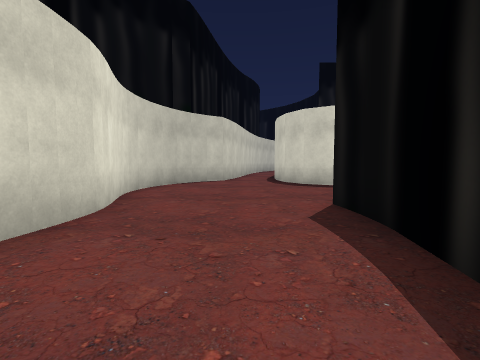
View 1 (above)

17 first-person views from a walk through a 3-D level made in the Unity game engine. The camera is 1.5 m above the floor, tilts 4° down and sees 85° across. The floor is counted in squares, 2 m on a side. Each view is taken from the middle of a square. On the plan, view 1 faces up. The plan holds only what a view shows up to about 9 squares ahead; the rest is blank. The place goes on beyond the plan. Some surface patterns are stand-ins.

View 2
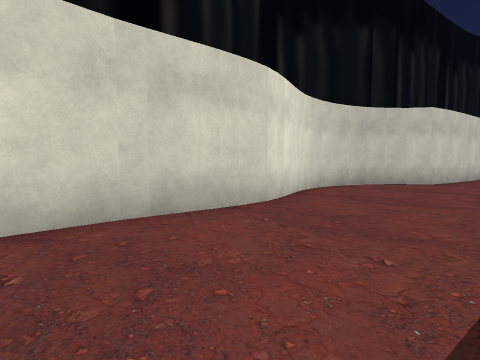

View 3
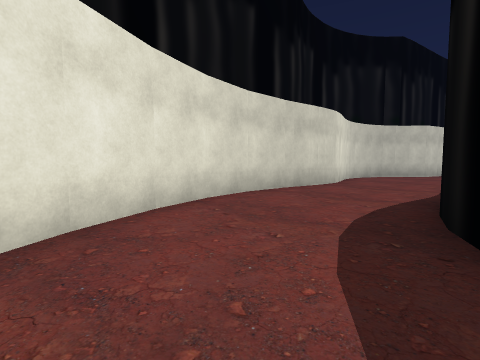

View 4
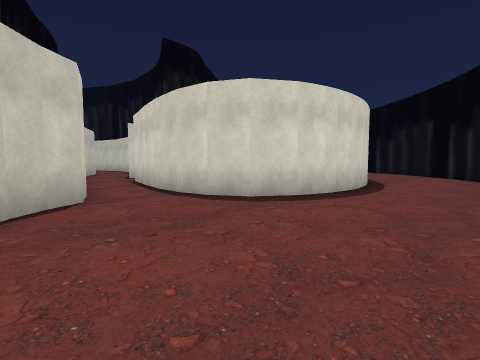

View 5
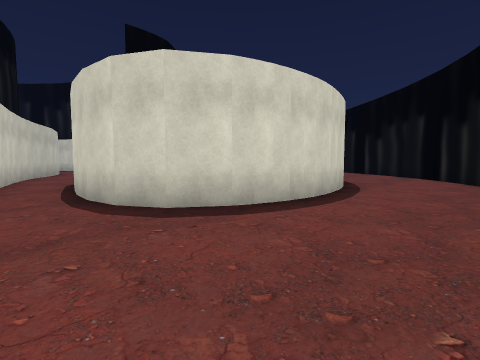

View 6
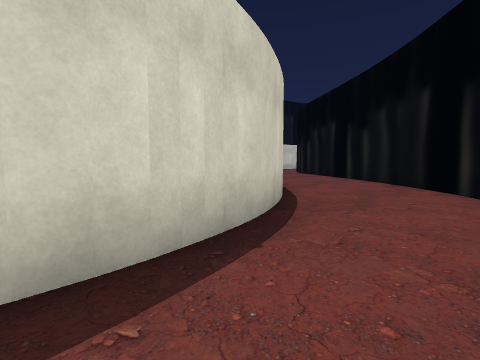

View 7
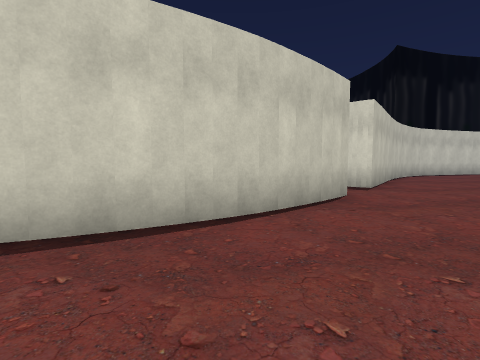

View 8
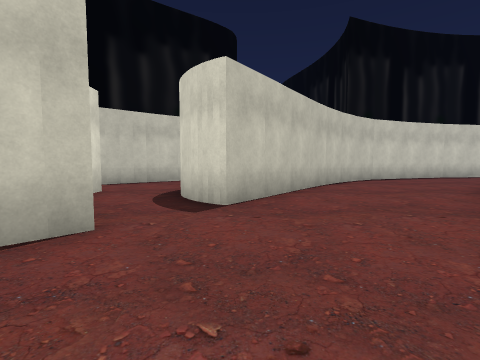

View 9
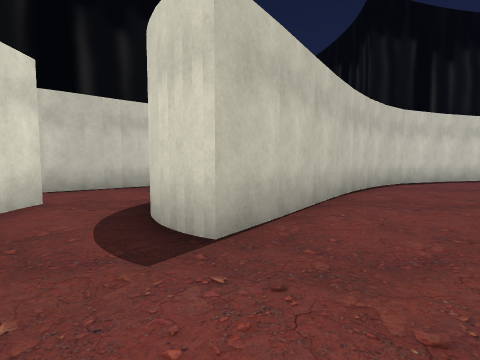

View 10
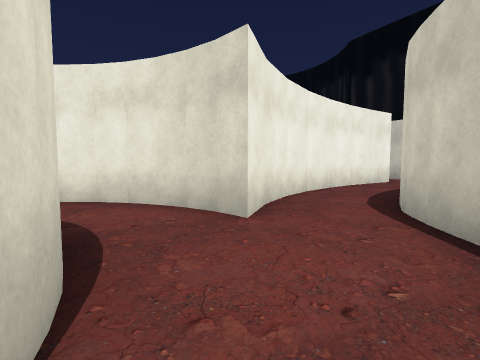

View 11
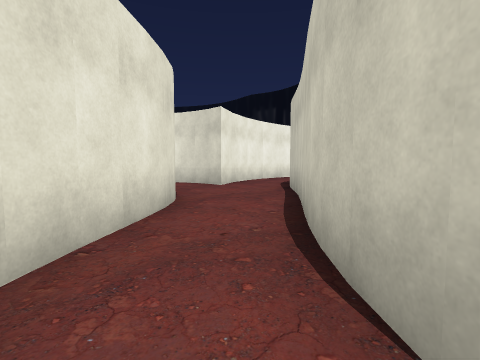

View 12
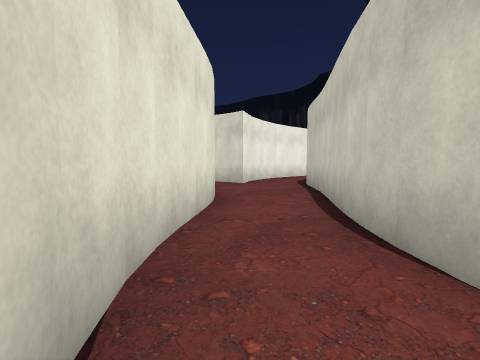

View 13
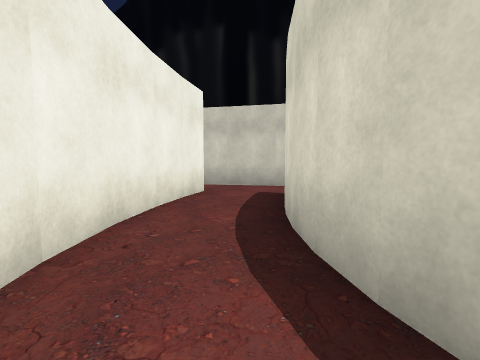

View 14
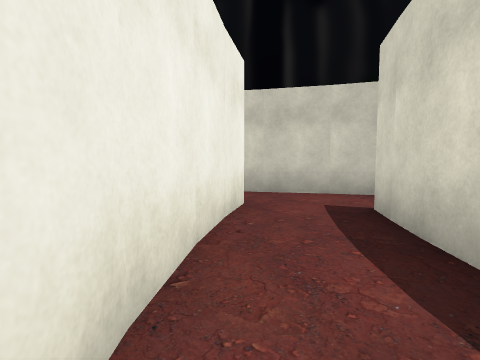

View 15
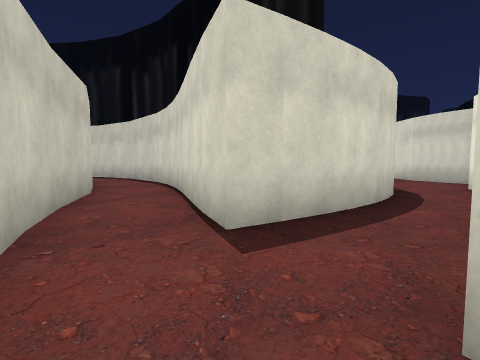

View 16
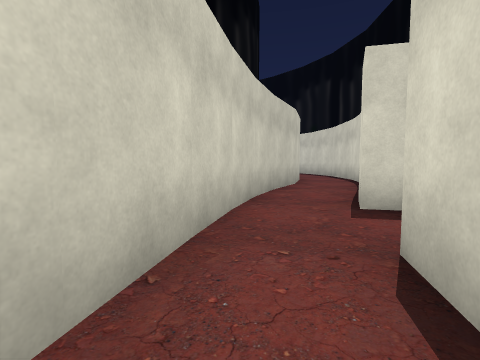

View 17
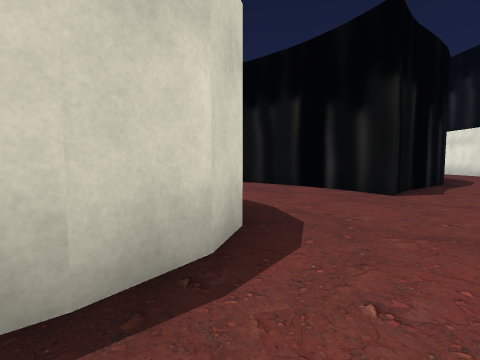

### Floor plan
Ten units are one square. View 1 is at (0, 0); x grows to the right and y downward. Boxes are objects, and circles mark ways between rooms. Rooms are numbered by the first view taken in them; rooms with no view inside come last. Other rooms are left out.
<svg viewBox="-32 -224 226 278">
<path fill="none" stroke="#000" d="M72 -81 58 -79M60 -79 44 -78 31 -82 21 -88 16 -97 15 -108M48 -78 41 -79M91 -89 77 -83 71 -81M49 -39 55 -40M100 -95 89 -89M44 -40 50 -39M107 -55 116 -60M115 -59 127 -67M107 -101 99 -95M24 -43 37 -40M17 -41 16 -46 26 -42M135 -74 149 -88M15 -106 16 -119M17 -28 17 -33M122 -116 109 -103 106 -100M114 -127 120 -122M15 -118 23 -151M125 -118 122 -114M110 -133 115 -127M-3 -115 -7 -105 -13 -100M13 -4 16 -20M-12 -100 -18 -94M-17 -96 -22 -89M14 3 14 -4M131 -140 128 -145M-21 -90 -25 -83M-24 -84 -26 -77M-23 -47 -21 -38M-26 -78 -27 -70M-25 -54 -24 -49M-27 -71 -27 -64M-22 -39 -21 -34M-27 -65 -27 -60M-27 -62 -24 -46M-21 -35 -24 -12M-24 -13 -25 2M150 -151 138 -135M-25 1 -23 16M-23 15 -19 31M-19 30 -12 43M-13 43 -9 49M133 -175 139 -181M129 -168 133 -176M128 -166 130 -171M138 -180 164 -203 168 -209 170 -213M127 -162 128 -167M126 -158 127 -163M93 -175 87 -172M134 -205 110 -188M89 -172 84 -169M105 -151 106 -143M138 -210 93 -173M94 -150 105 -156 105 -147 108 -138 111 -132M149 -219 144 -214 139 -209M83 -147 95 -151M62 -165 29 -170M69 -166 60 -166M58 -145 71 -145 83 -147M78 -167 68 -166M85 -169 76 -167M33 -147 60 -145M23 -151 35 -148M9 -172 2 -138M13 -187 9 -170M19 -200 13 -185M29 -170 38 -193"/>
<circle cx="120" cy="-145" r="3" fill="#2a7"/>
<circle cx="10" cy="-140" r="3" fill="#2a7"/>
<circle cx="80" cy="-160" r="3" fill="#2a7"/>
<circle cx="20" cy="-160" r="3" fill="#2a7"/>
<circle cx="20" cy="-170" r="3" fill="#2a7"/>
<text x="70" y="-70">1</text>
<text x="120" y="-180">2</text>
<text x="60" y="-160">3</text>
<text x="20" y="-160">4</text>
<text x="20" y="-190">5</text>
</svg>
Room 1 opens to room 2. Room 1 opens to room 4. Room 2 opens to room 3. Room 3 opens to room 4. Room 4 opens to room 5.

Where each view was taken, in squares from view 1:
view 1: 0 up, 0 right, facing up
view 2: 0 up, 1 right, facing up-left
view 3: 5 down, 2 right, facing up-left
view 4: 5 up, 2 left, facing up-right
view 5: 5 up, 0 right, facing up-right
view 6: 6 up, 5 right, facing up-right
view 7: 6 up, 10 right, facing up
view 8: 9 up, 14 right, facing up
view 9: 11 up, 14 right, facing up
view 10: 18 up, 13 right, facing down-left
view 11: 22 up, 16 right, facing down-left
view 12: 22 up, 17 right, facing down-left
view 13: 16 up, 9 right, facing left
view 14: 15 up, 7 right, facing left
view 15: 15 up, 1 right, facing up-right
view 16: 13 up, 1 right, facing up
view 17: 11 up, 0 right, facing down-right
